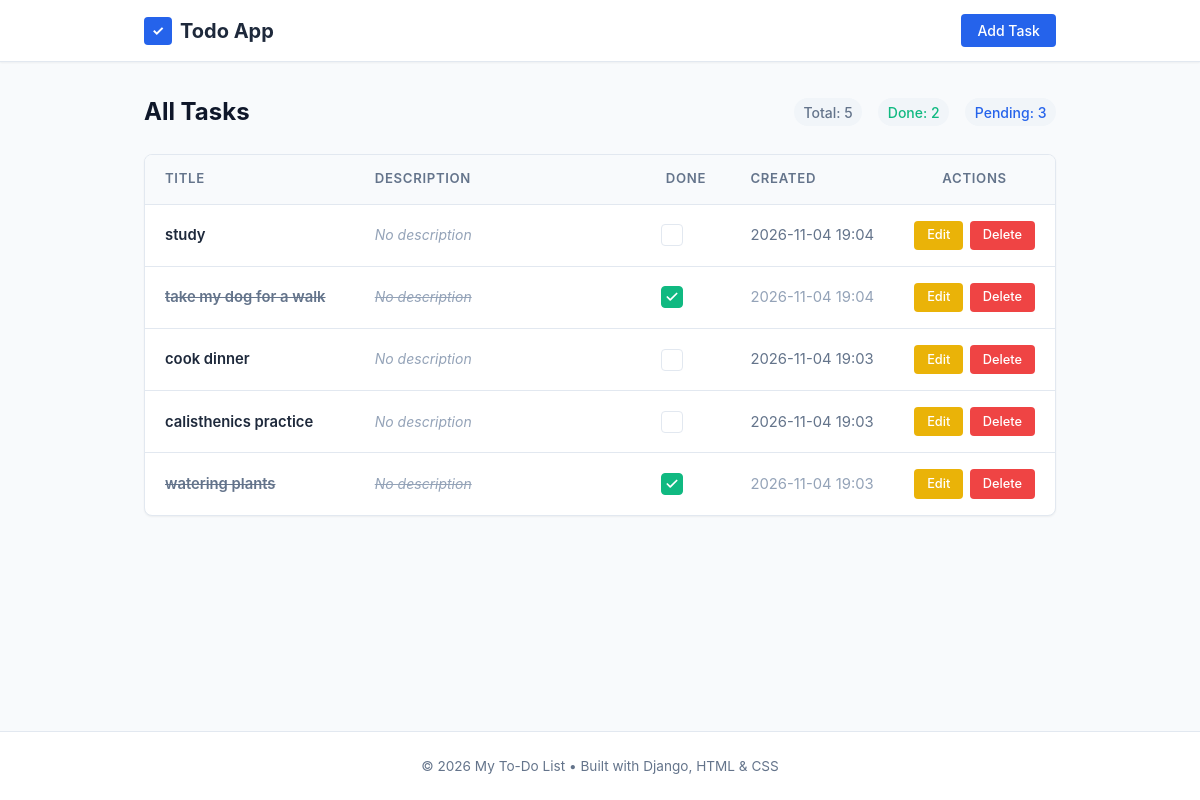
Before: / with the older database file.
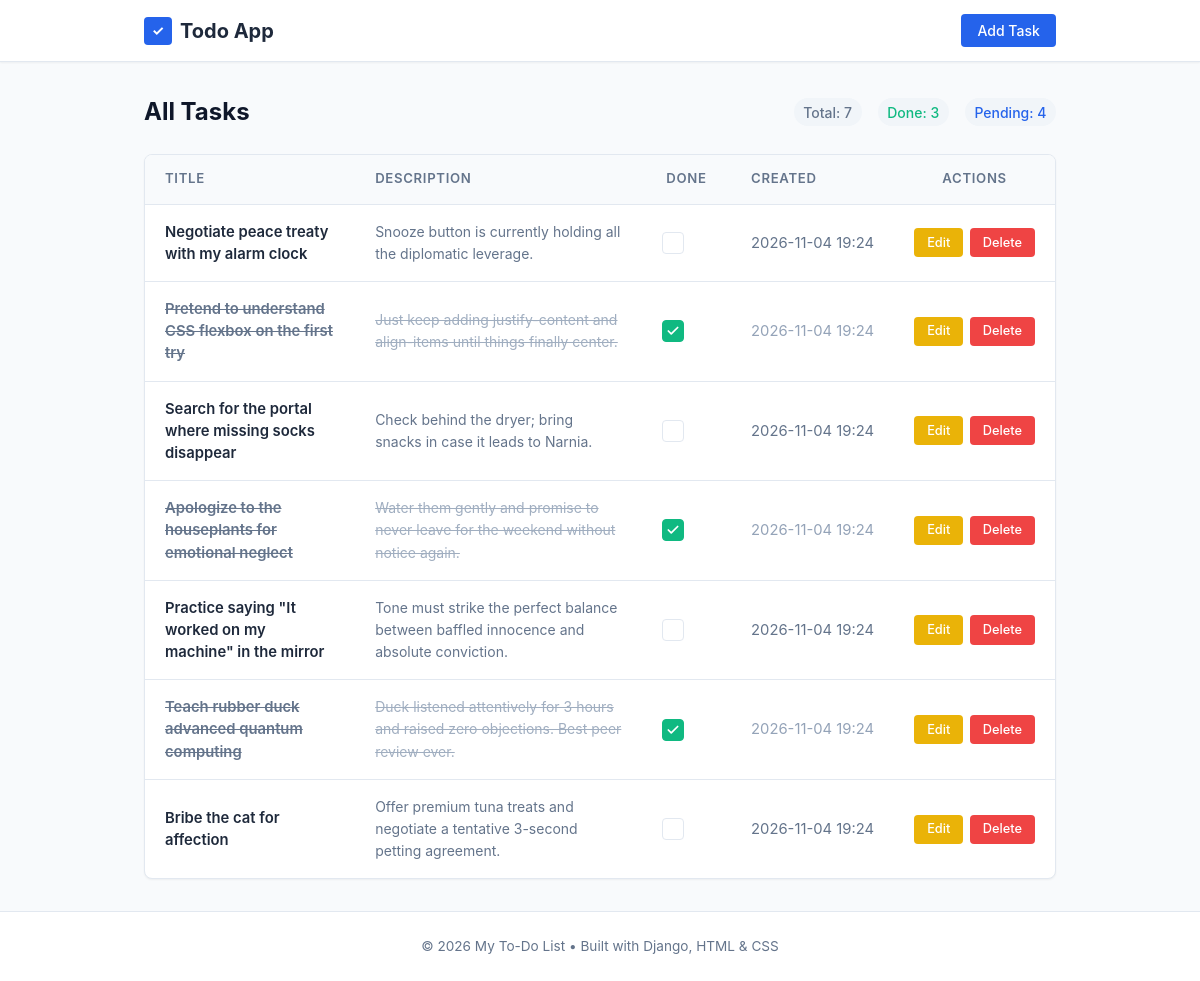
After: the same page with the newer database file.
### tasks/models.py (models this page shows, shortened)
class Task(models.Model):
    title = models.CharField(max_length=200)
    description = models.TextField(blank=True)
    completed = models.BooleanField(default=False)
    created_at = models.DateTimeField(auto_now_add=True)
    updated_at = models.DateTimeField(auto_now=True)
    class Meta:
        ordering = ['-created_at']

### tasks/views.py (the view)
# urls.py: path('', views.task_list, name='task_list'),
def task_list(request):
    tasks = Task.objects.all()
    total_count = tasks.count()
    completed_count = tasks.filter(completed=True).count()
    pending_count = total_count - completed_count
    context = {
        'tasks': tasks,
        'total_count': total_count,
        'completed_count': completed_count,
        'pending_count': pending_count,
    }
    return render(request, 'tasks/task_list.html', context)

### tasks/templates/tasks/task_list.html (shortened to what this page needs)
{% extends 'tasks/base.html' %}
{% block content %}
<div class="section-header">
  <h1 class="page-title">All Tasks</h1>
  {% if tasks %}
  <div class="task-stats">
    <span class="stat-badge">Total: {{ total_count }}</span>
    <span class="stat-badge" style="color: var(--color-success);">Done: {{ completed_count }}</span>
    <span class="stat-badge" style="color: var(--color-primary);">Pending: {{ pending_count }}</span>
  </div>
  {% endif %}
</div>
<div class="card">
  <div class="table-responsive">
    <table class="tasks-table">
      <thead>
        <tr>
          <th style="width: 25%;">Title</th>
          <th style="width: 35%;">Description</th>
          <th style="width: 10%; text-align: center;">Done</th>
          <th style="width: 15%;">Created</th>
          <th style="width: 15%; text-align: center;">Actions</th>
        </tr>
      </thead>
      <tbody>
        {% for task in tasks %}
        <tr class="task-row {% if task.completed %}is-completed{% endif %}">
          <td>
            <span class="task-title">{{ task.title }}</span>
          </td>
          <td>
            {% if task.description %}
              <span class="task-desc">{{ task.description }}</span>
            {% else %}
              <span class="task-desc" style="color: var(--text-light); font-style: italic;">No description</span>
            {% endif %}
          </td>
          <td style="text-align: center;">
            <a href="{% url 'task_toggle' task.pk %}"
               class="status-toggle-btn {% if task.completed %}checked{% endif %}"
               title="Click to toggle status">
              {% if task.completed %}
                <svg viewBox="0 0 24 24" fill="none" stroke="currentColor" stroke-width="3" stroke-linecap="round" stroke-linejoin="round">
                  <polyline points="20 6 9 17 4 12"></polyline>
                </svg>
              {% endif %}
            </a>
          </td>
          <td class="created-col">
            {{ task.created_at|date:"Y-m-d H:i" }}
          </td>
          <td style="text-align: center;">
            <div class="actions-group" style="justify-content: center;">
              <a href="{% url 'task_update' task.pk %}" class="btn btn-edit" title="Edit Task">Edit</a>
              <a href="{% url 'task_delete' task.pk %}" class="btn btn-delete" title="Delete Task">Delete</a>
            </div>
          </td>
        </tr>
        {% endfor %}
      </tbody>
    </table>
  </div>
</div>
{% endblock %}

### tasks/templates/tasks/base.html (shortened to what this page needs)
{% load static %}
<!DOCTYPE html>
<html lang="en">
<head>
  <link rel="stylesheet" href="{% static 'css/style.css' %}">
</head>
<body>
  <header class="navbar">
    <div class="nav-container">
      <a href="{% url 'task_list' %}" class="brand">
        <span class="brand-icon">✓</span>
        <span>Todo App</span>
      </a>
      <a href="{% url 'task_create' %}" class="btn btn-primary">Add Task</a>
    </div>
  </header>
  <main class="container">
    {% block content %}
    {% endblock %}
  </main>
  <footer class="footer">
    <p>&copy; {% now "Y" %} My To-Do List &bull; Built with Django, HTML &amp; CSS</p>
  </footer>
</body>
</html>

Changed rows visible on the page:
removed Task: title "study", description "No description", completed False (drawn), created_at "2026-11-04 19:04"
removed Task: title "take my dog for a walk", description "No description", completed True (drawn), created_at "2026-11-04 19:04"
removed Task: title "cook dinner", description "No description", completed False (drawn), created_at "2026-11-04 19:03"
removed Task: title "calisthenics practice", description "No description", completed False (drawn), created_at "2026-11-04 19:03"
removed Task: title "watering plants", description "No description", completed True (drawn), created_at "2026-11-04 19:03"
added Task: title "Negotiate peace treaty with my alarm clock", description "Snooze button is currently holding all the diplomatic leverage.", completed False (drawn), created_at "2026-11-04 19:24"
added Task: title "Pretend to understand CSS flexbox on the first try", description "Just keep adding justify-content and align-items until things finally center.", completed True (drawn), created_at "2026-11-04 19:24"
added Task: title "Search for the portal where missing socks disappear", description "Check behind the dryer; bring snacks in case it leads to Narnia.", completed False (drawn), created_at "2026-11-04 19:24"
added Task: title "Apologize to the houseplants for emotional neglect", description "Water them gently and promise to never leave for the weekend without notice again.", completed True (drawn), created_at "2026-11-04 19:24"
added Task: title "Practice saying \"It worked on my machine\" in the mirror", description "Tone must strike the perfect balance between baffled innocence and absolute conviction.", completed False (drawn), created_at "2026-11-04 19:24"
added Task: title "Teach rubber duck advanced quantum computing", description "Duck listened attentively for 3 hours and raised zero objections. Best peer review ever.", completed True (drawn), created_at "2026-11-04 19:24"
added Task: title "Bribe the cat for affection", description "Offer premium tuna treats and negotiate a tentative 3-second petting agreement.", completed False (drawn), created_at "2026-11-04 19:24"
Other visible differences:
{{ total_count }}: "5" → "7"
{{ completed_count }}: "2" → "3"
{{ pending_count }}: "3" → "4"
